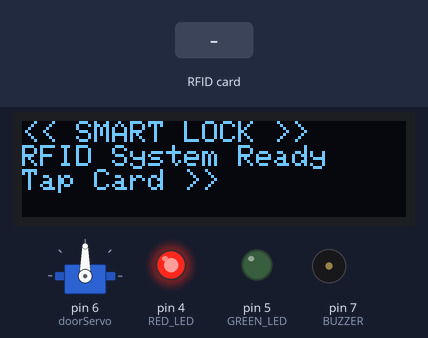
The sketch below on a simulated Arduino Uno, built with avr-gcc and run on an emulated ATmega328P. Parts: servo, 128×32 one-colour display, output pins drawn as LEDs (lit = HIGH), buzzer (waves = sounding). Inputs (shaded band) come from the test bench. Pins used as bus, display or sensor lines are not drawn.

Above: at 1.2 s.
1.3 s: RFID card 5E 7A 19 C4 held to the reader
At 1.7 s:
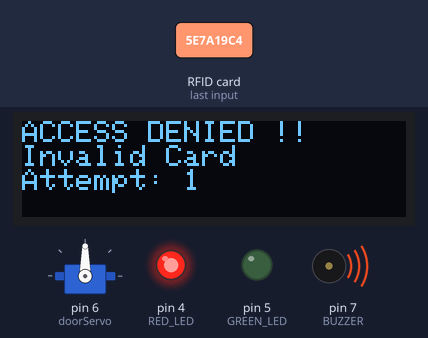
At 2.2 s:
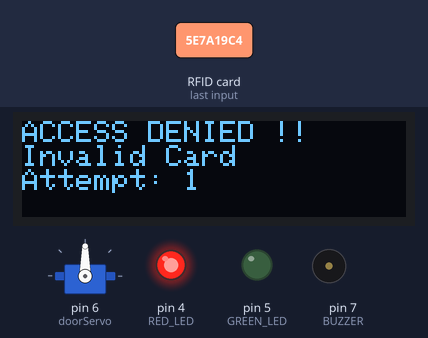
3.3 s: RFID card 7D BD 00 07 held to the reader
At 4.5 s:
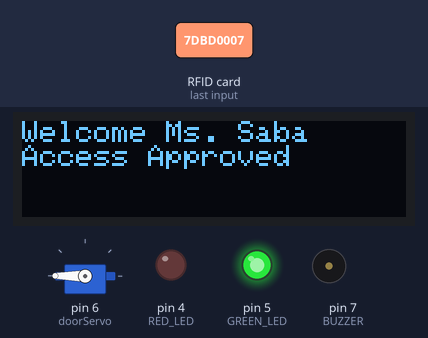
Timing chart, 0 to 9.8 s (numbered marks = the images above; inputs shaded):
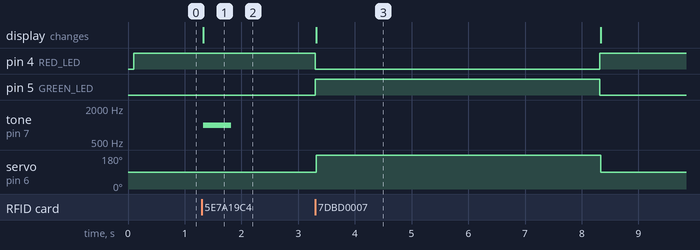

Measured:
- after the input at 1.3 s, tone on pin 7 (BUZZER): silent → 1000 Hz at once, → silent 0.50 s later; the display: changes at once (image 1)
- after the input at 3.3 s, pin 4 (RED_LED): HIGH → LOW at once, → HIGH 5.0 s later; pin 5 (GREEN_LED): LOW → HIGH at once, → LOW 5.0 s later; servo on pin 6 (doorServo): 90° → 180° at once, → 90° 5.0 s later; the display: changes at once (image 3)

The sketch:

updates_code_with_updatedmessages.ino
```cpp
#include <SPI.h>
#include <MFRC522.h>
#include <Wire.h>
#include <Servo.h>
#include <Adafruit_GFX.h>
#include <Adafruit_SSD1306.h>

/* RFID PINS */
#define SS_PIN 10
#define RST_PIN 9

MFRC522 rfid(SS_PIN, RST_PIN);

/* SERVO */
Servo doorServo;

/* OUTPUT DEVICES */
#define BUZZER 7
#define RED_LED 4
#define GREEN_LED 5

/* OLED */
#define SCREEN_WIDTH 128
#define SCREEN_HEIGHT 32

Adafruit_SSD1306 display(SCREEN_WIDTH, SCREEN_HEIGHT, &Wire, -1);

/* VARIABLES */
int wrongAttempts = 0;

/* USERS DATABASE */
const int totalUsers = 2;

byte users[totalUsers][4] = {
  {0x7D, 0xBD, 0x00, 0x07},
  {0xFA, 0x44, 0x28, 0x07}
};

String names[totalUsers] = {
  "Ms. Saba",
  "Ms. Laraib"
};
void setup() {

  Serial.begin(115200);

  SPI.begin();
  rfid.PCD_Init();

  doorServo.attach(6);

  pinMode(BUZZER, OUTPUT);
  pinMode(RED_LED, OUTPUT);
  pinMode(GREEN_LED, OUTPUT);

  if(!display.begin(SSD1306_SWITCHCAPVCC, 0x3C)) {
    Serial.println("OLED NOT FOUND");
    while(true);
  }

  display.clearDisplay();
  display.setTextSize(1);
  display.setTextColor(WHITE);

  /* START SCREEN */

  display.setCursor(0,0);
  display.println("<< SMART LOCK >>");
  display.println("RFID System Ready");
  display.println("Tap Card >>");
  display.display();

  /* INITIAL DOOR STATE */

  doorServo.write(90);   // CLOSED POSITION
  digitalWrite(RED_LED, HIGH);
  digitalWrite(GREEN_LED, LOW);
}

/* MAIN LOOP */

void loop() {

  if (!rfid.PICC_IsNewCardPresent()) return;

  if (!rfid.PICC_ReadCardSerial()) return;

  int userIndex = checkUID();

  if(userIndex >= 0) {
    accessGranted(userIndex);
  }
  else {
    accessDenied();
  }

  rfid.PICC_HaltA();
  rfid.PCD_StopCrypto1();
}

/* CHECK CARD */

int checkUID() {

  for(int i=0;i<totalUsers;i++) {

    bool match = true;

    if(rfid.uid.size != 4) continue;

    for(int j=0;j<4;j++) {

      if(rfid.uid.uidByte[j] != users[i][j]) {
        match = false;
        break;
      }
    }

    if(match)
      return i;
  }

  return -1;
}

/* ACCESS GRANTED */

void accessGranted(int userIndex) {

  wrongAttempts = 0;

  digitalWrite(GREEN_LED, HIGH);
  digitalWrite(RED_LED, LOW);

 display.clearDisplay();
display.setCursor(0,0);
display.println("Welcome " + names[userIndex]);   // Shows: Welcome Ms. Saba
display.println("Access Approved");               // Shows: Access Approved
display.display();

  /* OPEN DOOR */

  doorServo.write(180);
  // Change this angle if your door requires different position

  delay(5000);   // Door open time = 5 seconds

  /* CLOSE DOOR */

  doorServo.write(90);
  // Change this angle if needed for closed position

  digitalWrite(GREEN_LED, LOW);
  digitalWrite(RED_LED, HIGH);

  display.clearDisplay();
  display.setCursor(0,0);
  display.println("Door Secured [LOCK]");
  display.println("System Ready >>");
  display.println("Tap Card >>");
  display.display();
}

/* ACCESS DENIED */

void accessDenied() {

  wrongAttempts++;

  digitalWrite(RED_LED, HIGH);
  digitalWrite(GREEN_LED, LOW);

  display.clearDisplay();
  display.setCursor(0,0);

  display.println("ACCESS DENIED !!");
  display.println("Invalid Card");
  display.print("Attempt: ");
  display.println(wrongAttempts);
  display.display();

  tone(BUZZER,1000);
  delay(500);
  noTone(BUZZER);

  if(wrongAttempts >= 3) {
    alarmSystem();
  }
}

/* ALARM SYSTEM */

void alarmSystem() {

  display.clearDisplay();
  display.setCursor(0,0);

  display.println("!!! SECURITY ALERT !!!");
  display.println("Too Many Attempts");
  display.println("Alarm Activated");
  display.display();

  for(int i=0;i<10;i++) {

    digitalWrite(RED_LED, HIGH);
    tone(BUZZER,2000);
    delay(300);

    digitalWrite(RED_LED, LOW);
    noTone(BUZZER);
    delay(300);
  }

  wrongAttempts = 0;

  rfid.PCD_Init();

  display.clearDisplay();
  display.setCursor(0,0);
  display.println("Security Reset");
  display.println("Tap Card >>");
  display.display();
}
```
